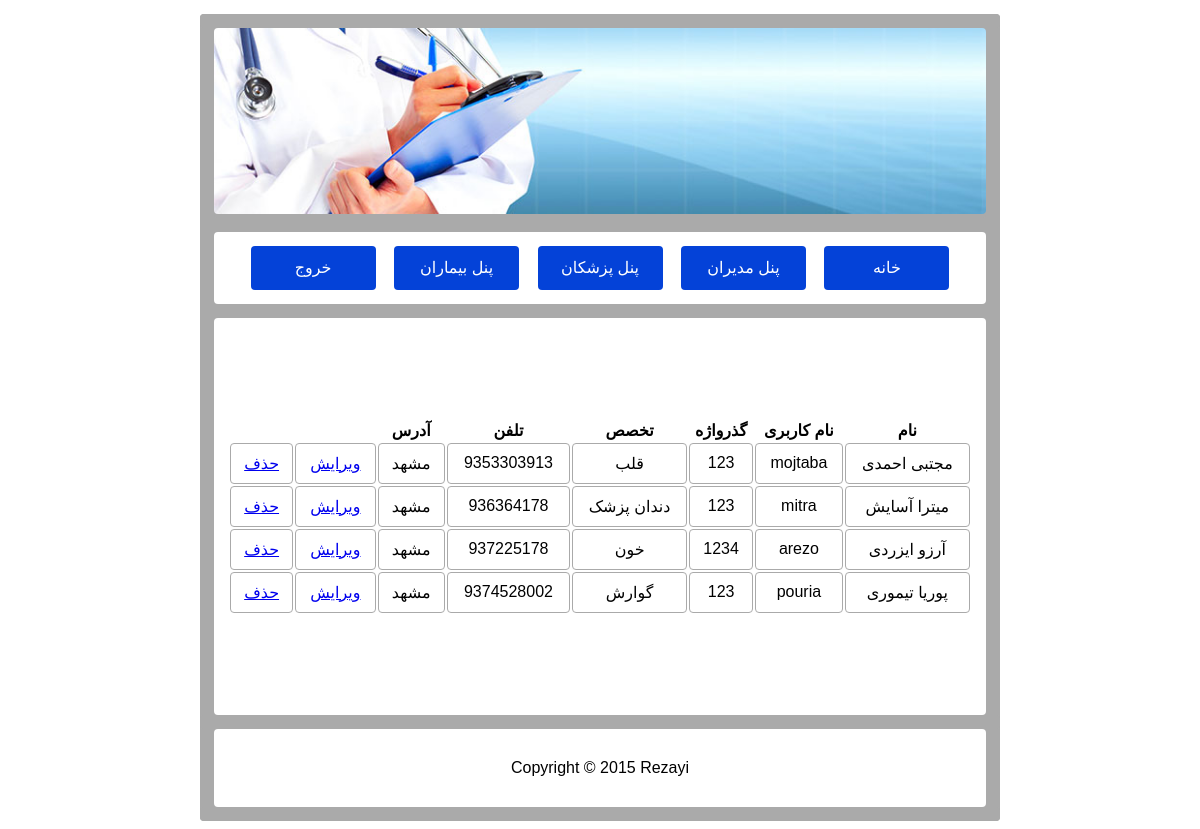
Page /admin_list_doctors.php (signed in) on the committed database.
### tables this page shows
CREATE TABLE IF NOT EXISTS `doctors` (
  `id` int(11) NOT NULL AUTO_INCREMENT,
  `name` varchar(20) NOT NULL,
  `username` varchar(20) NOT NULL,
  `password` varchar(20) NOT NULL,
  `specialist` varchar(20) NOT NULL,
  `telephone` bigint(20) NOT NULL,
  `address` varchar(40) NOT NULL,
  PRIMARY KEY (`id`),
  UNIQUE KEY `id` (`id`)
);

### src/admin_list_doctors.php (the view, shortened to what this page needs)
<?php
include "_conn.php";
include "_header.php";
$sql = "
    SELECT
        id,
        name,
        specialist,
        password,
        username,
        telephone,
        address
    FROM
        doctors";
$res = $db->query($sql);
$res = $res->fetchAll();
?>
<table>
    <tr>
        <th>نام</th>
        <th>نام کاربری</th>
        <th>گذرواژه</th>
        <th>تخصص</th>
        <th>تلفن</th>
        <th>آدرس</th>
        <th></th>
        <th></th>
    </tr>
    <?php foreach($res as $row) { ?>
        <tr>
            <td><?php echo $row['name'] ?></td>
            <td><?php echo $row['username'] ?></td>
            <td><?php echo $row['password'] ?></td>
            <td><?php echo $row['specialist'] ?></td>
            <td><?php echo $row['telephone'] ?></td>
            <td><?php echo $row['address'] ?></td>
            <td><a href="admin_edit_doctor.php?id=<?php echo $row['id'] ?>">ویرایش</a></td>
            <td><a href="admin_delete_doctor.php?id=<?php echo $row['id'] ?>">حذف</a></td>
        </tr>
    <?php }  ?>
</table>
<?php include "_footer.php"; ?>

### src/_header.php (shortened to what this page needs)
<!DOCTYPE html>
<html dir="rtl">
<head>
</head>
<body>
    <div id="orgin">
        <div id="s"></div>
        <div id="header">
            <img src="img/cover.jpg" />
        </div>
        <div id="tabs">
            <a class="button" href="index.php">خانه</a>
            <a class="button" href="admin_login.php">پنل مدیران</a>
            <a class="button" href="doctor_login.php">پنل پزشکان</a>
            <a class="button" href="patient_login.php">پنل بیماران</a>
            <a class="button" href="logout.php">خروج</a>
        </div>
        <div id="main">

### src/_footer.php
        </div>
        <div id="s"></div>
        <div id="footer"><p>Copyright &#169; 2015 Rezayi</p></div>
        <div id="s"></div>
    </div>
</body>
</html>

### src/_header.php (style rules this page uses)
body { background-color: #fff; font-family: Tahoma, Geneva, sans-serif; text-align: center; }
div { margin-left: auto; margin-right: auto; background-color: #AAA; border-radius: 4px; }
img { width: 772px; border-radius: 4px; }
table { text-align: center; width: 100%; }
td { border: 1px solid; margin: 0px; padding: 10px; border-radius: 4px; border-color: #AAA; }
.button { display: inline-block; width: 125px; background-color: #0442D8; line-height: 44px; border-radius: 4px; margin-top: 14px; margin-bottom: 14px; margin-left: 7px; margin-right: 7px; text-decoration: none; color: #fff; }
#orgin { width: 800px; margin-top: 14px; }
#s { height: 14px; }
#header { width: 772px; }
#tabs { width: 772px; background-color: #fff; margin-top: 14px; }
#main { width: 744px; background-color: #fff; margin-top: 14px; padding: 14px; padding-top: 100px; padding-bottom: 100px; }
#footer { width: 744px; background-color: #FFF; padding: 14px; }

### rows in the picture
doctors: name "مجتبی احمدی", username "mojtaba", password "123", specialist "قلب", telephone "9353303913", address "مشهد"
doctors: name "میترا آسایش", username "mitra", password "123", specialist "دندان پزشک", telephone "936364178", address "مشهد"
doctors: name "آرزو ایزردی", username "arezo", password "1234", specialist "خون", telephone "937225178", address "مشهد"
doctors: name "پوریا تیموری", username "pouria", password "123", specialist "گوارش", telephone "9374528002", address "مشهد"
